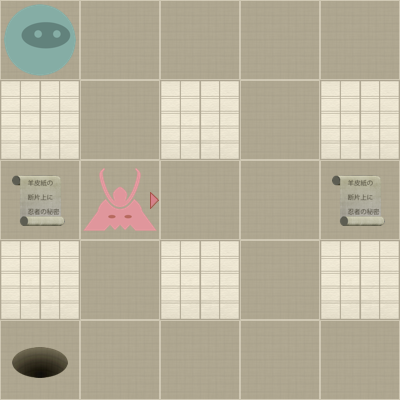

Rendered tile map (Tiled .tmx) drawn with the repository's tilesets; below, a short description and the map source with its tile grids summarised:
An orthogonal 5x5 tile map with 80x80 px tiles, 2 tile layers (Level, Actors).

<map version="1.0" orientation="orthogonal" width="5" height="5" tilewidth="80" tileheight="80">
 <properties>
  <property name="moves" value="6" />
 </properties>
 <tileset firstgid="1" name="tiles" tilewidth="80" tileheight="80" spacing="2" margin="2">
  <image source="tiles-hd.png" width="512" height="512" />
  <tile id="0">
   <properties>
    <property name="actor" value="exit" />
   </properties>
  </tile>
  <tile id="2">
   <properties>
    <property name="actor" value="guard" />
    <property name="direction" value="down" />
   </properties>
  </tile>
  <tile id="3">
   <properties>
    <property name="actor" value="guard" />
    <property name="direction" value="left" />
   </properties>
  </tile>
  <tile id="4">
   <properties>
    <property name="actor" value="guard" />
    <property name="direction" value="right" />
   </properties>
  </tile>
  <tile id="5">
   <properties>
    <property name="actor" value="guard" />
    <property name="direction" value="up" />
   </properties>
  </tile>
  <tile id="7">
   <properties>
    <property name="actor" value="player" />
   </properties>
  </tile>
  <tile id="8">
   <properties>
    <property name="actor" value="scroll" />
   </properties>
  </tile>
  <tile id="9">
   <properties>
    <property name="wall" value="1" />
   </properties>
  </tile>
 </tileset>
 <layer name="Level" width="5" height="5">
  <data>[25 cells, 25 non-empty, 2 distinct tile ids]</data>
 </layer>
 <layer name="Actors" width="5" height="5">
  <data>[25 cells, 5 non-empty, 4 distinct tile ids]</data>
 </layer>
</map>
